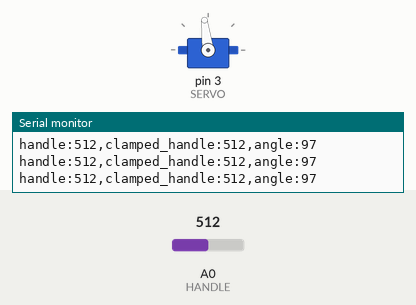
Recording of a sketch running on a simulated Arduino Uno, built with avr-gcc and run on an emulated ATmega328P. On the bench: servo, the last lines printed to the serial monitor. The inputs (shaded band) are chosen by the test bench; at power-on: A0 (HANDLE) = 512.

Above: at 1.2 s.
1.3 s: A0 (HANDLE) set to 542
At 2.0 s:
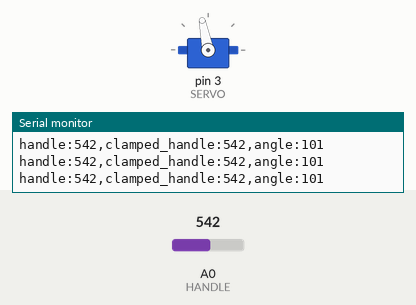
2.8 s: A0 (HANDLE) set to 5
At 3.9 s:
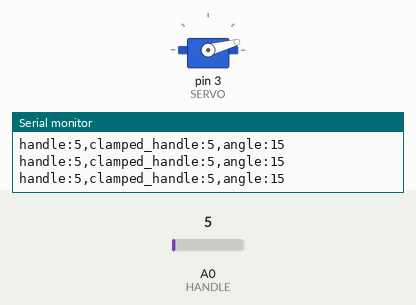
4.3 s: A0 (HANDLE) set to 8
At 5.0 s:
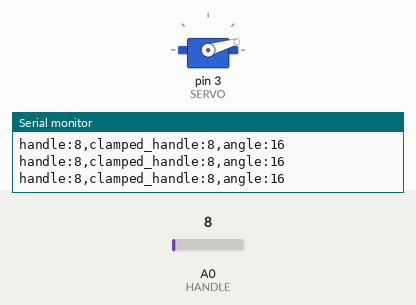
7.3 s: A0 (HANDLE) set to 11
10.3 s: A0 (HANDLE) set to 990
At 11.3 s:
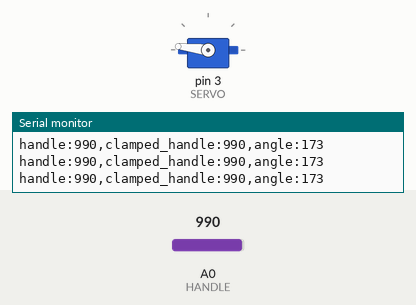
11.8 s: A0 (HANDLE) set to 1013
At 12.2 s:
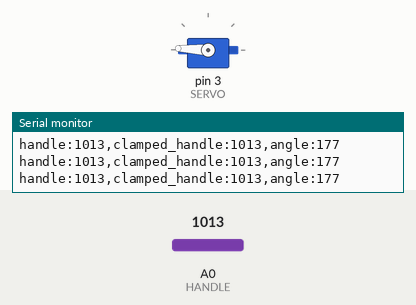
Timing chart, 0 to 14.3 s (numbered marks = the images above; inputs shaded):
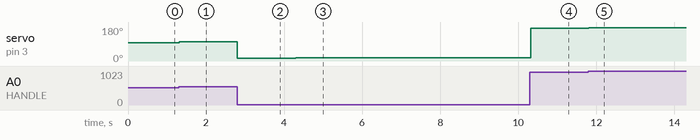

The sketch:

move_servo.ino
```cpp
/**
 * This is project n. 5 into the Arduino starter kit manual.
 *
 * Author: Michele De Stefano
 */
#include <Servo.h>

static uint8_t const HANDLE = A0;
static uint8_t const SERVO = 3;
static bool const VERBOSE = true;

class ServoController {
public:

  ServoController(bool verbose) :
    k_verbose(verbose) {}

  void init() {
    pinMode(SERVO, OUTPUT);
    m_servo.attach(SERVO);
    if (k_verbose) {
      Serial.println("handle,clamped_handle,angle");
    }
  }

  void set() {
    int const handle_val = analogRead(HANDLE);
    int const handle_clamped = min(max(handle_val, k_handle_min), k_handle_max);
    long const angle = map(handle_clamped, k_handle_min, k_handle_max, k_angle_min, k_angle_max);
    if (k_verbose) {
      // NOTE: The following is a valid output that can be also parsed by the serial plotter. Separate with commas, or, spaces, or tabs.
      // Don't put a space between things (because the space is a possible separator). Use a colon after the label.
      Serial.print("handle:"); Serial.print(handle_val); Serial.print(",clamped_handle:"); Serial.print(handle_clamped); Serial.print(",angle:"); Serial.println(angle);
    }
    m_servo.write(angle);
  }

private:
  bool const k_verbose;
  int const k_handle_min = 0;
  int const k_handle_max = 1023;
  int const k_angle_min = 15;
  int const k_angle_max = 179;

  Servo m_servo;
};

static ServoController controller(VERBOSE);

void setup() {
  // put your setup code here, to run once:
  Serial.begin(115200);
  controller.init();
}

void loop() {
  // put your main code here, to run repeatedly:
  controller.set();
  delay(15);
}
```

Measured:
- after the input at 1.3 s, servo on pin 3 (SERVO): 97° → 101° at once
- after the input at 2.8 s, servo on pin 3 (SERVO): 101° → 15° at once
- after the input at 4.3 s, servo on pin 3 (SERVO): 15° → 16° at once
- after the input at 10.3 s, servo on pin 3 (SERVO): 16° → 173° at once
- after the input at 11.8 s, servo on pin 3 (SERVO): 173° → 177° at once
